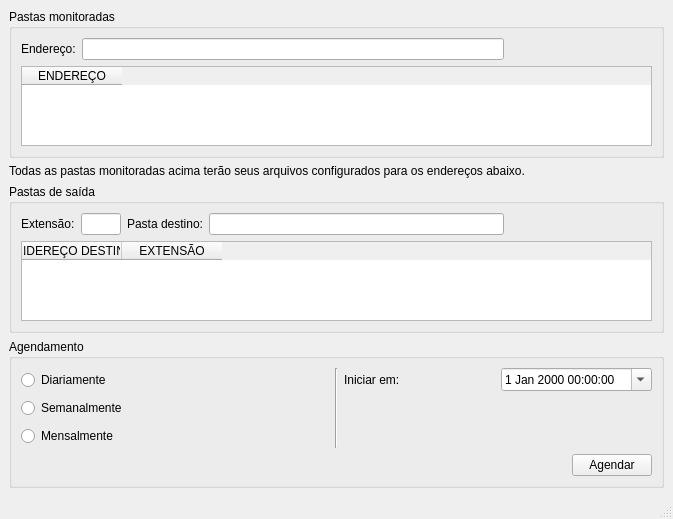
<?xml version="1.0" encoding="UTF-8"?>
<ui version="4.0">
 <class>MainWindow</class>
 <widget class="QMainWindow" name="MainWindow">
  <property name="geometry">
   <rect>
    <x>0</x>
    <y>0</y>
    <width>673</width>
    <height>519</height>
   </rect>
  </property>
  <property name="windowTitle">
   <string>.: Organizador de Arquivos :.</string>
  </property>
  <property name="styleSheet">
   <string notr="true">QMainWindow&gt;QWidget{
	background-color:#fafafa;
}

QLineEdit{
	border: 1px solid #ccc;
	border-radius: 5px;
	height:20px;
}

QDateTimeEdit{
	border: 1px solid #ccc;
	border-radius: 5px;
	height:20px;
}</string>
  </property>
  <widget class="QWidget" name="centralwidget">
   <layout class="QVBoxLayout" name="verticalLayout_4">
    <item>
     <widget class="QGroupBox" name="groupBox">
      <property name="title">
       <string>Pastas monitoradas</string>
      </property>
      <layout class="QVBoxLayout" name="verticalLayout">
       <item>
        <layout class="QHBoxLayout" name="horizontalLayout">
         <item>
          <widget class="QLabel" name="label">
           <property name="text">
            <string>Endereço:</string>
           </property>
          </widget>
         </item>
         <item>
          <widget class="QLineEdit" name="input_pasta_entrada">
           <property name="minimumSize">
            <size>
             <width>0</width>
             <height>0</height>
            </size>
           </property>
          </widget>
         </item>
         <item>
          <widget class="QPushButton" name="btn_pasta_entrada">
           <property name="whatsThis">
            <string>&lt;html&gt;&lt;head/&gt;&lt;body&gt;&lt;p&gt;Procurar&lt;/p&gt;&lt;/body&gt;&lt;/html&gt;</string>
           </property>
           <property name="text">
            <string/>
           </property>
           <property name="icon">
            <iconset>
             <normaloff>icons/2867902_plus_icon_folder.png</normaloff>icons/2867902_plus_icon_folder.png</iconset>
           </property>
           <property name="iconSize">
            <size>
             <width>24</width>
             <height>24</height>
            </size>
           </property>
           <property name="flat">
            <bool>true</bool>
           </property>
          </widget>
         </item>
         <item>
          <spacer name="horizontalSpacer">
           <property name="orientation">
            <enum>Qt::Horizontal</enum>
           </property>
           <property name="sizeType">
            <enum>QSizePolicy::Minimum</enum>
           </property>
           <property name="sizeHint" stdset="0">
            <size>
             <width>10</width>
             <height>10</height>
            </size>
           </property>
          </spacer>
         </item>
         <item>
          <widget class="QPushButton" name="btn_add_entrada">
           <property name="whatsThis">
            <string>&lt;html&gt;&lt;head/&gt;&lt;body&gt;&lt;p&gt;Adicionar&lt;/p&gt;&lt;/body&gt;&lt;/html&gt;</string>
           </property>
           <property name="text">
            <string/>
           </property>
           <property name="icon">
            <iconset>
             <normaloff>icons/2867932_plus_icon_circle.png</normaloff>icons/2867932_plus_icon_circle.png</iconset>
           </property>
           <property name="iconSize">
            <size>
             <width>24</width>
             <height>24</height>
            </size>
           </property>
           <property name="flat">
            <bool>true</bool>
           </property>
          </widget>
         </item>
         <item>
          <widget class="QPushButton" name="btn_remove_entrada">
           <property name="whatsThis">
            <string>&lt;html&gt;&lt;head/&gt;&lt;body&gt;&lt;p&gt;Remover&lt;/p&gt;&lt;/body&gt;&lt;/html&gt;</string>
           </property>
           <property name="text">
            <string/>
           </property>
           <property name="icon">
            <iconset>
             <normaloff>icons/2867924_minus_icon_circle.png</normaloff>icons/2867924_minus_icon_circle.png</iconset>
           </property>
           <property name="iconSize">
            <size>
             <width>24</width>
             <height>24</height>
            </size>
           </property>
           <property name="flat">
            <bool>true</bool>
           </property>
          </widget>
         </item>
        </layout>
       </item>
       <item>
        <widget class="QTableWidget" name="table_entrada">
         <property name="sizeAdjustPolicy">
          <enum>QAbstractScrollArea::AdjustToContents</enum>
         </property>
         <property name="alternatingRowColors">
          <bool>true</bool>
         </property>
         <property name="selectionBehavior">
          <enum>QAbstractItemView::SelectRows</enum>
         </property>
         <column>
          <property name="text">
           <string>ENDEREÇO</string>
          </property>
         </column>
        </widget>
       </item>
      </layout>
     </widget>
    </item>
    <item>
     <widget class="QLabel" name="label_5">
      <property name="text">
       <string>&lt;html&gt;&lt;head/&gt;&lt;body&gt;&lt;p&gt;Todas as pastas monitoradas acima terão seus arquivos configurados para os endereços abaixo. &lt;/p&gt;&lt;/body&gt;&lt;/html&gt;</string>
      </property>
     </widget>
    </item>
    <item>
     <widget class="QGroupBox" name="groupBox_2">
      <property name="title">
       <string>Pastas de saída</string>
      </property>
      <layout class="QVBoxLayout" name="verticalLayout_2">
       <item>
        <layout class="QHBoxLayout" name="horizontalLayout_2">
         <item>
          <widget class="QLabel" name="label_2">
           <property name="text">
            <string>Extensão:</string>
           </property>
          </widget>
         </item>
         <item>
          <widget class="QLineEdit" name="input_extensao">
           <property name="minimumSize">
            <size>
             <width>0</width>
             <height>0</height>
            </size>
           </property>
           <property name="maximumSize">
            <size>
             <width>40</width>
             <height>16777215</height>
            </size>
           </property>
           <property name="text">
            <string/>
           </property>
          </widget>
         </item>
         <item>
          <widget class="QLabel" name="label_3">
           <property name="text">
            <string>Pasta destino:</string>
           </property>
          </widget>
         </item>
         <item>
          <widget class="QLineEdit" name="input_pasta_saida">
           <property name="minimumSize">
            <size>
             <width>0</width>
             <height>0</height>
            </size>
           </property>
           <property name="text">
            <string/>
           </property>
          </widget>
         </item>
         <item>
          <widget class="QPushButton" name="btn_pasta_saida">
           <property name="whatsThis">
            <string>&lt;html&gt;&lt;head/&gt;&lt;body&gt;&lt;p&gt;Procurar&lt;/p&gt;&lt;/body&gt;&lt;/html&gt;</string>
           </property>
           <property name="text">
            <string/>
           </property>
           <property name="icon">
            <iconset>
             <normaloff>icons/2867902_plus_icon_folder.png</normaloff>icons/2867902_plus_icon_folder.png</iconset>
           </property>
           <property name="iconSize">
            <size>
             <width>24</width>
             <height>24</height>
            </size>
           </property>
           <property name="flat">
            <bool>true</bool>
           </property>
          </widget>
         </item>
         <item>
          <spacer name="horizontalSpacer_2">
           <property name="orientation">
            <enum>Qt::Horizontal</enum>
           </property>
           <property name="sizeType">
            <enum>QSizePolicy::Minimum</enum>
           </property>
           <property name="sizeHint" stdset="0">
            <size>
             <width>10</width>
             <height>20</height>
            </size>
           </property>
          </spacer>
         </item>
         <item>
          <widget class="QPushButton" name="btn_add_saida">
           <property name="whatsThis">
            <string>&lt;html&gt;&lt;head/&gt;&lt;body&gt;&lt;p&gt;Adicionar&lt;/p&gt;&lt;/body&gt;&lt;/html&gt;</string>
           </property>
           <property name="text">
            <string/>
           </property>
           <property name="icon">
            <iconset>
             <normaloff>icons/2867932_plus_icon_circle.png</normaloff>icons/2867932_plus_icon_circle.png</iconset>
           </property>
           <property name="iconSize">
            <size>
             <width>24</width>
             <height>24</height>
            </size>
           </property>
           <property name="flat">
            <bool>true</bool>
           </property>
          </widget>
         </item>
         <item>
          <widget class="QPushButton" name="btn_remove_saida">
           <property name="whatsThis">
            <string>&lt;html&gt;&lt;head/&gt;&lt;body&gt;&lt;p&gt;Remover&lt;/p&gt;&lt;/body&gt;&lt;/html&gt;</string>
           </property>
           <property name="text">
            <string/>
           </property>
           <property name="icon">
            <iconset>
             <normaloff>icons/2867924_minus_icon_circle.png</normaloff>icons/2867924_minus_icon_circle.png</iconset>
           </property>
           <property name="iconSize">
            <size>
             <width>24</width>
             <height>24</height>
            </size>
           </property>
           <property name="flat">
            <bool>true</bool>
           </property>
          </widget>
         </item>
        </layout>
       </item>
       <item>
        <widget class="QTableWidget" name="table_saida">
         <property name="sizeAdjustPolicy">
          <enum>QAbstractScrollArea::AdjustToContents</enum>
         </property>
         <property name="alternatingRowColors">
          <bool>true</bool>
         </property>
         <property name="selectionMode">
          <enum>QAbstractItemView::ExtendedSelection</enum>
         </property>
         <column>
          <property name="text">
           <string>ENDEREÇO DESTINO</string>
          </property>
         </column>
         <column>
          <property name="text">
           <string>EXTENSÃO</string>
          </property>
         </column>
        </widget>
       </item>
      </layout>
     </widget>
    </item>
    <item>
     <widget class="QGroupBox" name="groupBox_3">
      <property name="title">
       <string>Agendamento</string>
      </property>
      <layout class="QGridLayout" name="gridLayout_2">
       <item row="0" column="0">
        <layout class="QVBoxLayout" name="verticalLayout_3">
         <item>
          <widget class="QRadioButton" name="radio_diario">
           <property name="text">
            <string>Diariamente</string>
           </property>
          </widget>
         </item>
         <item>
          <widget class="QRadioButton" name="radio_semanal">
           <property name="text">
            <string>Semanalmente</string>
           </property>
          </widget>
         </item>
         <item>
          <widget class="QRadioButton" name="radio_mensal">
           <property name="text">
            <string>Mensalmente</string>
           </property>
          </widget>
         </item>
        </layout>
       </item>
       <item row="0" column="2">
        <layout class="QGridLayout" name="gridLayout">
         <item row="0" column="1">
          <widget class="QLabel" name="label_4">
           <property name="text">
            <string>Iniciar em:</string>
           </property>
          </widget>
         </item>
         <item row="0" column="2">
          <widget class="QDateTimeEdit" name="date_inicio">
           <property name="calendarPopup">
            <bool>true</bool>
           </property>
          </widget>
         </item>
         <item row="1" column="1">
          <spacer name="verticalSpacer">
           <property name="orientation">
            <enum>Qt::Vertical</enum>
           </property>
           <property name="sizeHint" stdset="0">
            <size>
             <width>20</width>
             <height>40</height>
            </size>
           </property>
          </spacer>
         </item>
        </layout>
       </item>
       <item row="0" column="1">
        <widget class="Line" name="line">
         <property name="orientation">
          <enum>Qt::Vertical</enum>
         </property>
        </widget>
       </item>
       <item row="1" column="0" colspan="3">
        <layout class="QHBoxLayout" name="horizontalLayout_3">
         <item>
          <spacer name="horizontalSpacer_3">
           <property name="orientation">
            <enum>Qt::Horizontal</enum>
           </property>
           <property name="sizeHint" stdset="0">
            <size>
             <width>40</width>
             <height>20</height>
            </size>
           </property>
          </spacer>
         </item>
         <item>
          <widget class="QPushButton" name="btn_agendar">
           <property name="text">
            <string>Agendar</string>
           </property>
          </widget>
         </item>
        </layout>
       </item>
      </layout>
     </widget>
    </item>
   </layout>
  </widget>
  <widget class="QMenuBar" name="menubar">
   <property name="geometry">
    <rect>
     <x>0</x>
     <y>0</y>
     <width>673</width>
     <height>21</height>
    </rect>
   </property>
  </widget>
  <widget class="QStatusBar" name="statusbar"/>
 </widget>
 <resources/>
 <connections/>
</ui>
